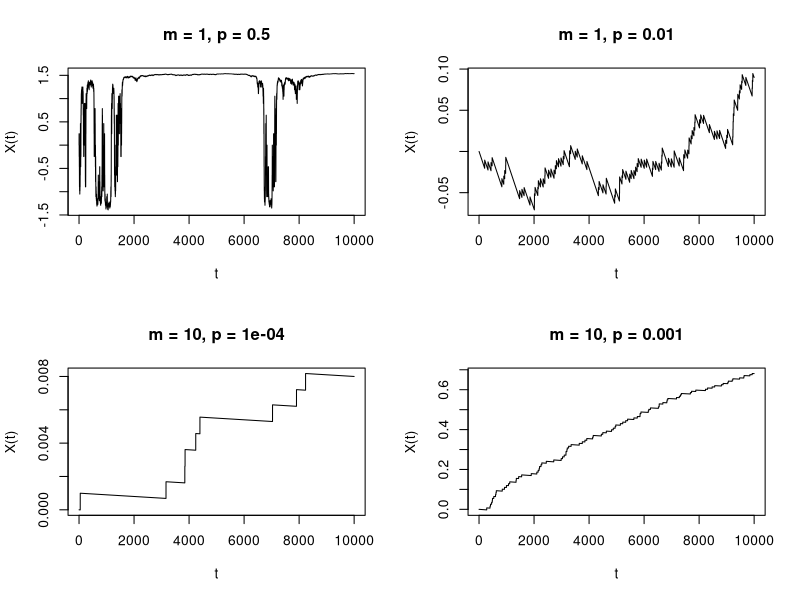
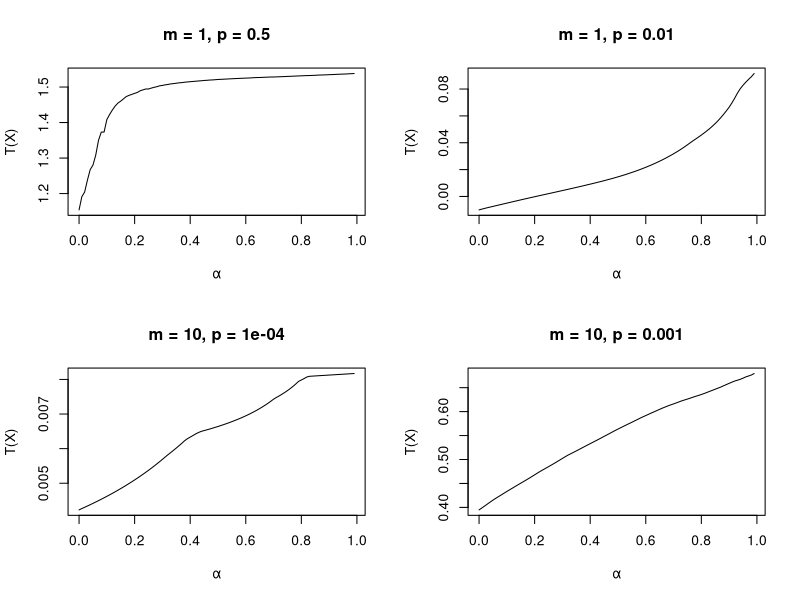

Write R code to recreate these figures, in order.
### Exercice 1

## (a)
w_vec <- function(n, m = 1, p = 0.5)
    atan(cumsum(c(0, (m * p * rbinom(n - 1, m, p) - m * p * p))))

## (b)
w_for <- function(n, m = 1, p =  0.5) {
    w <- rbinom(n - 1, m, p)

    res <- numeric(n)
    res[[1]] <- 0
    for (k in seq_along(w))
        res[[k + 1]] <- res[[k]] + m * p * w[[k]] - m * p * p

    atan(res)
}

## Graphiques!
vals <- list(list(m = 1, p = 5e-1),
             list(m = 1, p = 1e-2),
             list(m = 10, p = 1e-4),
             list(m = 10, p = 1e-3))

set.seed(666)
trajs <- lapply(vals, \(v) with(v, list(x = w_vec(10000, m = m, p = p),
                                        m = m, p = p)))

par(mfrow = c(2, 2))
for (traj in trajs)
    with(traj, plot(x,
                    type = "l", xlab =  "t", ylab = "X(t)",
                    main = paste0("m = ", m, ", p = ", p)))


### Exercice 2

ex2 <- function(x, αs = seq(0, 0.99, 0.01)) {
    cutoffs <- quantile(x, αs)
    sapply(cutoffs, \(cutoff) mean(Filter(\(x) x > cutoff, x)))
}

## Graphiques

par(mfrow = c(2, 2))
for (traj in trajs)
    with(traj, plot(seq(0, 0.99, 0.01), ex2(x),
                    type = "l", xlab =  "α", ylab = "T(X)",
                    main = paste0("m = ", m, ", p = ", p)))

### Exercice 3

cheaprng <- function(..., v1 = 1) {
    x <- as.numeric(list(...))
    n <- length(x)
    v <- seq(v1, by = 1, length = n)

    for (k in 1:1000)
        x <- ((((k %% 2) + 1) * tcrossprod(x)) %*% v) %% 8191

    (as.numeric(crossprod(x)) %% 100) / 100
}
